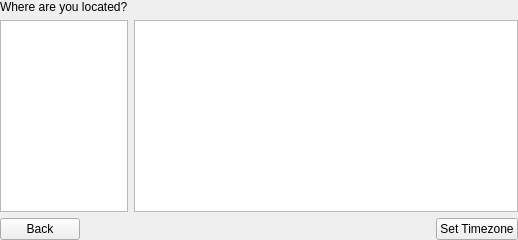
               <widget class="QWidget" name="page_20">
                <property name="autoFillBackground">
                 <bool>true</bool>
                </property>
                <layout class="QVBoxLayout" name="verticalLayout_15">
                 <property name="leftMargin">
                  <number>0</number>
                 </property>
                 <property name="topMargin">
                  <number>0</number>
                 </property>
                 <property name="rightMargin">
                  <number>0</number>
                 </property>
                 <property name="bottomMargin">
                  <number>0</number>
                 </property>
                 <item>
                  <widget class="QLabel" name="label_28">
                   <property name="text">
                    <string>Where are you located?</string>
                   </property>
                  </widget>
                 </item>
                 <item>
                  <layout class="QHBoxLayout" name="horizontalLayout_26">
                   <item>
                    <widget class="QListWidget" name="timezoneList">
                     <property name="sizePolicy">
                      <sizepolicy hsizetype="Expanding" vsizetype="Expanding">
                       <horstretch>1</horstretch>
                       <verstretch>0</verstretch>
                      </sizepolicy>
                     </property>
                     <property name="iconSize">
                      <size>
                       <width>32</width>
                       <height>32</height>
                      </size>
                     </property>
                    </widget>
                   </item>
                   <item>
                    <widget class="QListWidget" name="timezoneCityList">
                     <property name="sizePolicy">
                      <sizepolicy hsizetype="Expanding" vsizetype="Expanding">
                       <horstretch>3</horstretch>
                       <verstretch>0</verstretch>
                      </sizepolicy>
                     </property>
                    </widget>
                   </item>
                  </layout>
                 </item>
                 <item>
                  <layout class="QHBoxLayout" name="horizontalLayout_20">
                   <item>
                    <widget class="QPushButton" name="backTimezone">
                     <property name="text">
                      <string>Back</string>
                     </property>
                     <property name="icon">
                      <iconset theme="go-previous">
                       <normaloff>.</normaloff>.</iconset>
                     </property>
                    </widget>
                   </item>
                   <item>
                    <spacer name="horizontalSpacer_16">
                     <property name="orientation">
                      <enum>Qt::Horizontal</enum>
                     </property>
                     <property name="sizeHint" stdset="0">
                      <size>
                       <width>40</width>
                       <height>20</height>
                      </size>
                     </property>
                    </spacer>
                   </item>
                   <item>
                    <widget class="QPushButton" name="setTimezoneButton">
                     <property name="text">
                      <string>Set Timezone</string>
                     </property>
                     <property name="icon">
                      <iconset theme="dialog-ok">
                       <normaloff>.</normaloff>.</iconset>
                     </property>
                    </widget>
                   </item>
                  </layout>
                 </item>
                </layout>
               </widget>
